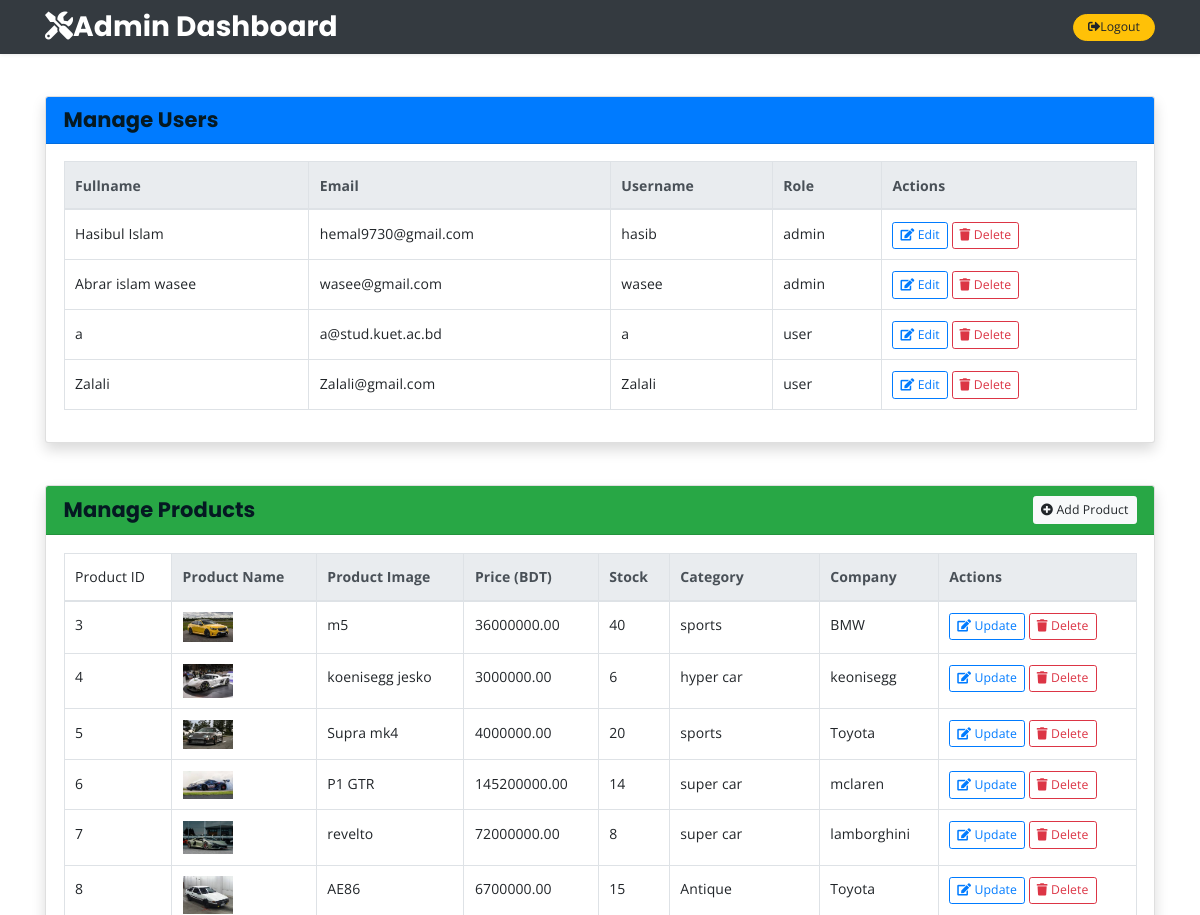
/admin_dashboard (signed in, upper part), run on an earlier commit of the app's database.
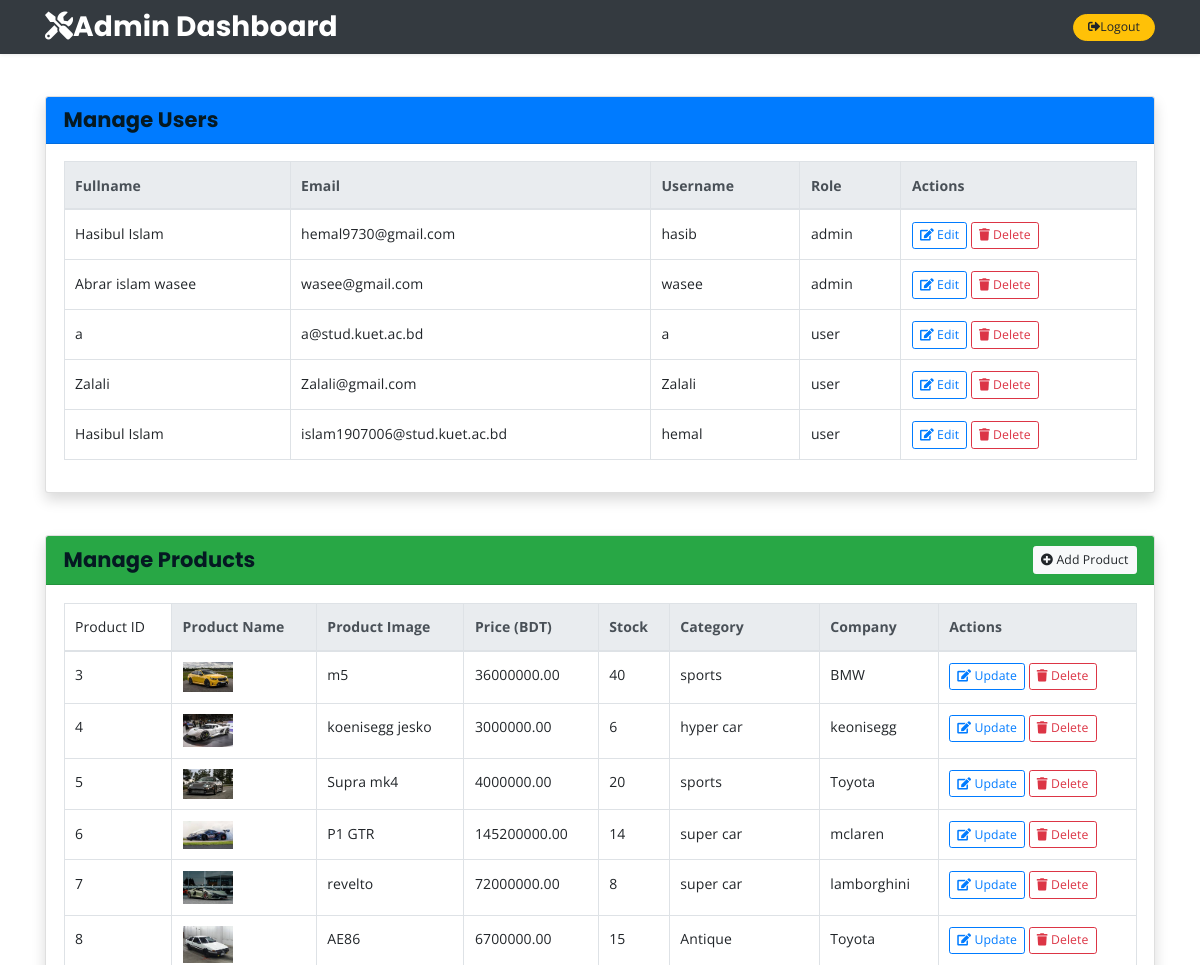
And on a later commit of the database.
### myapp/models.py (models this page shows)
class User(AbstractUser):
    ROLE_CHOICES = [
        ('user', 'User'),
        ('admin', 'Admin'),
    ]
    profile_image = models.ImageField(upload_to='profile_images/', null=True, blank=True)
    phone = models.CharField(max_length=20, null=True, blank=True)
    address = models.CharField(max_length=200, null=True, blank=True)
    role = models.CharField(max_length=5, choices=ROLE_CHOICES, default='user')
    fullname = models.CharField(max_length=150, default='')

class Product(models.Model):
    id = models.AutoField(primary_key=True)
    name = models.CharField(max_length=100)
    image = models.ImageField(upload_to='product_images/', null=True, blank=True)
    description = models.TextField(max_length=500, null=True)
    price = models.DecimalField(max_digits=20, decimal_places=2)
    stock = models.PositiveIntegerField()
    company = models.CharField(max_length=100)
    category = models.ForeignKey(Category, on_delete=models.CASCADE)

class Category(models.Model):
    id = models.AutoField(primary_key=True)
    name = models.CharField(max_length=50, unique=True)
    image = models.ImageField(upload_to='category_images/', null=True, blank=True)

### myapp/views.py (the view)
def admin_dashboard(request):
    if not request.user.is_authenticated or request.user == None:
        return redirect('/login')
    if request.user and request.user.role != 'admin':
        messages.error(request, "You are not authorized to access this page.")
        return redirect('/')
    if request.method == 'POST':
        logout(request)
        messages.success(request, "Logged out successfully.")
        return redirect('/')
    users = User.objects.all()           # Fetch all users
    products = Product.objects.all()     # Fetch all products
    categories = Category.objects.all()
    context = {
        'users': users,
        'products': products,
        'categories': categories
    }
    return render(request, 'admin_dashboard.html', context)

### template/admin_dashboard.html (shortened to what the changed rows need)
<!DOCTYPE html>
<html lang="en">
<head>
  <link rel="stylesheet" href="https://cdnjs.cloudflare.com/ajax/libs/animate.css/4.1.1/animate.min.css" />
  <link rel="stylesheet" href="static/assets/css/all.min.css" />
  <link rel="stylesheet" href="static/assets/bootstrap/css/bootstrap.min.css" />
  <link rel="stylesheet" href="static/assets/css/main.css" />
  <link rel="stylesheet" href="static/assets/css/responsive.css" />
</head>
<body>
  <div class="container my-5">
    <div class="card shadow mb-5">
      <div class="card-body table-responsive">
        <table class="table table-bordered table-hover">
          <thead class="thead-light">
            <tr>
              <th>Fullname</th>
              <th>Email</th>
              <th>Username</th>
              <th>Role</th>
              <th>Actions</th>
            </tr>
          </thead>
          <tbody>
            {% for user in users %}
            <tr>
              <td>{{ user.fullname }}</td>
              <td>{{ user.email }}</td>
              <td>{{ user.username }}</td>
              <td>{{ user.role }}</td>
              <td>
                <a href="{% url 'edit_user' user.username %}" class="btn btn-sm btn-outline-primary">
                  <i class="fas fa-edit"></i> Edit
                </a>
                <a href="{% url 'delete_user' user.username %}" class="btn btn-sm btn-outline-danger" onclick="openDeleteModal(this); return false;">
                  <i class="fas fa-trash"></i> Delete
                </a>
              </td>
            </tr>
            {% empty %}
            <tr>
              <td colspan="4" class="text-center">No users found.</td>
            </tr>
            {% endfor %}
          </tbody>
        </table>
      </div>
    </div>
    <div class="card shadow">
      <div class="card-body table-responsive">
        <table class="table table-bordered table-hover">
          <thead class="thead-light">
            <tr>
              <td>Product ID</td>
              <th>Product Name</th>
              <th>Product Image</th>
              <th>Price (BDT)</th>
              <th>Stock</th>
              <th>Category</th>
              <th>Company</th>
              <th>Actions</th>
            </tr>
          </thead>
          <tbody>
            {% for product in products %}
            <tr>
              <td>{{ product.id }}</td>
              <td>
                {% if product.image %}
                  <img src="{{ product.image.url }}" alt="Current Image" style="max-height: 50px; max-width: 50px;">
                {% else %}
                  <p>No image available</p>
                {% endif %}
              </td>
              <td>{{ product.name }}</td>
              <td>{{ product.price }}</td>
              <td>{{ product.stock }}</td>
              <td>{{ product.company }}</td>
              <td>{{product.category.name}}</td>
              <td>
                <a href="/update_product/{{ product.id }}" class="btn btn-sm btn-outline-primary">
                  <i class="fas fa-edit"></i> Update
                </a>
                <a href="{% url 'delete_product' product.id %}" class="btn btn-sm btn-outline-danger" onclick = "showDeleteConfirmationModal(this); return false;">
                  <i class="fas fa-trash"></i> Delete
                </a>
              </td>
            </tr>
            {% empty %}
            <tr>
              <td colspan="4" class="text-center">No products available.</td>
            </tr>
            {% endfor %}
          </tbody>
        </table>
      </div>
    </div>
  </div>
</body>
</html>

What changed in the data, as far as the page shows it:
added User: fullname "Hasibul Islam", email "islam1907006@stud.kuet.ac.bd", username "hemal", role "user"
